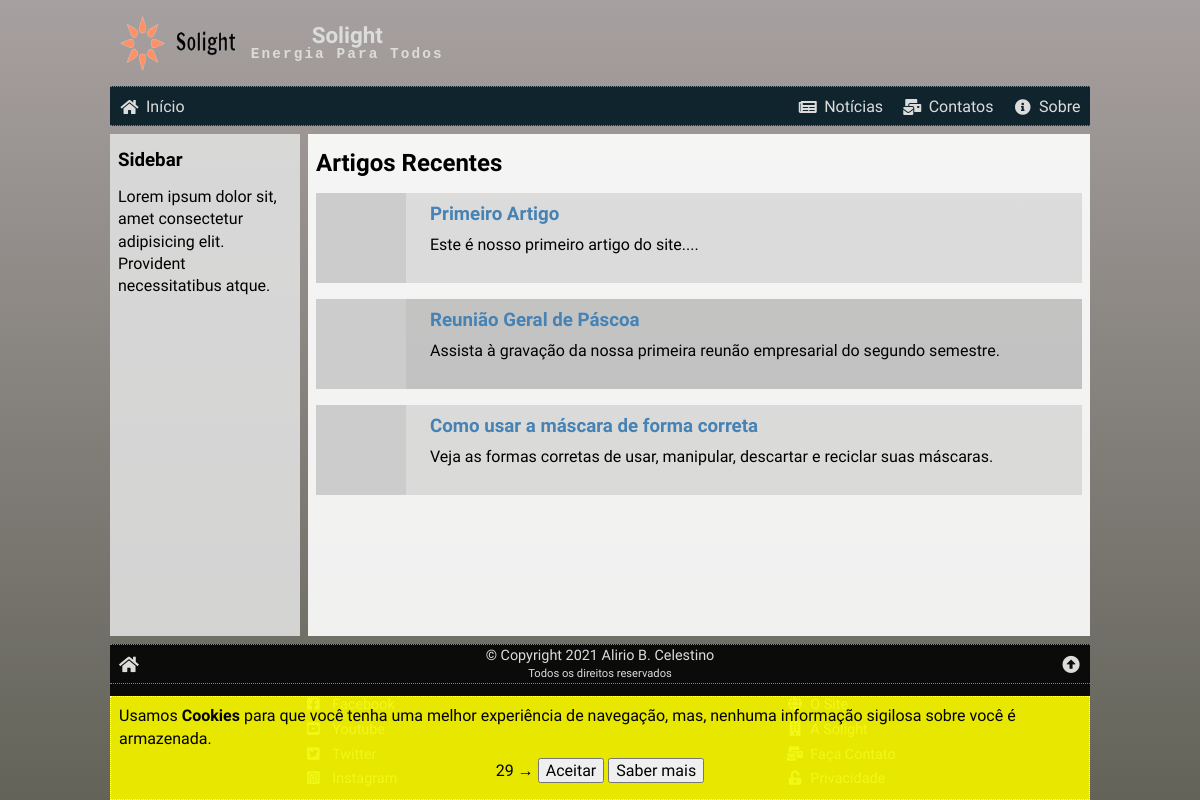
Before: / with the older database file.
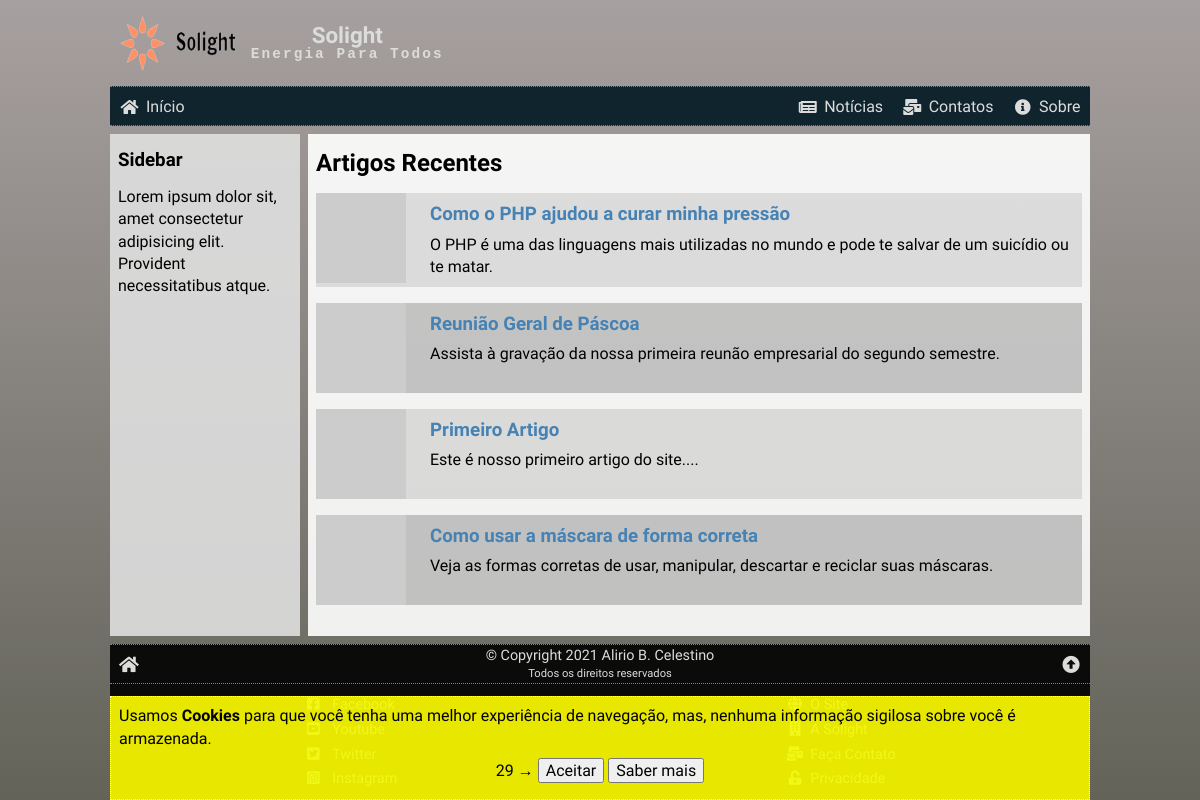
After: the same page with the newer database file.
### tables this page shows
CREATE TABLE content (
    cont_id INT NOT NULL PRIMARY KEY AUTO_INCREMENT,
    cont_date TIMESTAMP DEFAULT CURRENT_TIMESTAMP,
    cont_image VARCHAR(255) NOT NULL,
    cont_title VARCHAR(127) NOT NULL,
    cont_preview VARCHAR(255) NOT NULL,
    cont_text LONGTEXT NOT NULL,
    cont_author INT NOT NULL,
    cont_status ENUM ('ativo', 'inativo') DEFAULT 'ativo',
    FOREIGN KEY (cont_author) REFERENCES authors (aut_id)
);

### _config.php (called while the page is built, shortened)
<?php
$_C['SITENAME'] = 'Solight';
$_C['SITESLOGAN'] = 'Energia Para Todos';
$_C['TITLE'] = '';
$_C['CSS'] = '';
$_C['JS'] = '';
$_C['facebook'] = 'https://facebok.com/solight';
$_C['youtube'] = 'https://youtube.com/solight';
$_C['twitter'] = 'https://twitter.com/solight';
$_C['instagram'] = 'https://instagram.com/solight';
$_C['copyright'] = '&copy; Copyright 2021 Alirio B. Celestino';

### index.php (the view)
<?php
require('./_config.php');
$_C['TITLE'] = '';
$_C['CSS'] = './index.css';
$_C['JS'] = '';
$contHTML = '';
$sql = "SELECT `cont_id`, `cont_date` , `cont_image`, `cont_title`, `cont_preview`
        FROM `content`
        WHERE `cont_status` = 'ativo'
        ORDER BY `cont_date` DESC";
$res = $conn->query($sql);
while ($cont = $res->fetch_assoc()) {
    $contHTML .= <<<HTML
<div class="artigo">
    <a href="/ler.php?{$cont['cont_id']}">
         <img src="{$cont['cont_image']}" alt="{$cont['cont_title']}"></a>
    <div>
        <h3><a href="/ler.php?{$cont['cont_id']}">{$cont['cont_title']}</a></h3>
        {$cont['cont_preview']}
    </div>
</div>
HTML;
}
require('./_header.php');
?>
<aside>
    <h3>Sidebar</h3>
    <p>Lorem ipsum dolor sit, amet consectetur adipisicing elit. Provident necessitatibus atque.</p>
</aside>
<article>
    <h2>Artigos Recentes</h2>
    <?php echo $contHTML ?>
</article>
<?php
require('./_footer.php');
?>

### _header.php (shortened to what this page needs)
<?php
if ($_C['CSS'] == '') {
    $page_css = '';
} else {
    $page_css = "<link rel=\"stylesheet\" href=\"./css/{$_C['CSS']}\"/>\n\t";
}
?><!DOCTYPE html>
<html lang="pt-br">
<head>
    <link rel="stylesheet" href="./css/global.css">
    <link rel="stylesheet" href="https://cdnjs.cloudflare.com/ajax/libs/font-awesome/5.15.2/css/all.min.css">
    <?php echo $page_css ?>
</head>
<body>
    <div class="wrap">
        <header>
            <a href="./" title="<?php echo $_C['SITENAME'] ?> - Página inicial"><img src="./img/logo01.png" alt="Solight - Intranet"></a>
            <h1> <?php echo $_C['SITENAME'] ?> <small> <?php echo $_C['SITESLOGAN'] ?></small></h1>
        </header>
        <nav>
            <a href="./" title="Página inicial"><i class="fas fa-fw fa-home"></i><span>Início</span></a>
            <a href="./noticias.php" title="Notícias atualizadas"><i class="fas fa-fw fa-newspaper"></i><span>Notícias</span></a>
            <a href="./contatos.php" title="Faça contato conosco"><i class="fas fa-fw fa-mail-bulk"></i><span>Contatos</span></a>
            <a href="./sobre.php" title="Sobre a Solight"><i class="fas fa-fw fa-info-circle"></i><span>Sobre</span></a>
        </nav>
        <main>

### _footer.php (shortened to what this page needs)
</main>
<footer>
    <div class="info">
        <a href="/" title="Ir para a página inicial."><i class="fas fa-fw fa-home"></i></a>
        <div>
            <?php echo $_C['copyright'] ?>
            <small>Todos os direitos reservados</small>
        </div>
        <a href="#top" title="ir para o topo desta página."><i class="fas fa-fw fa-arrow-alt-circle-up"></i></a>
    </div>
    <div class="menu">
        <div class="social">
        <?php
            $socials = array('facebook', 'youtube', 'twitter', 'instagram');
            $socialLinks = '';
            foreach($socials as $link) {
                if (isset($_C[$link])) {
                    $socialName = ucfirst($link);
                    $socialLinks .= "<a href=\"{$_C[$link]}\" target=\"_blank\" title=\"{$_C['SITENAME']} no {$socialName}.\">
                    <i class=\"fab fa-fw fa-{$link}-square\"></i>
                    <span>{$socialName}</span></a>\n";
                }
            }
            echo $socialLinks;
            ?>
        </div>
        <div class="tools">
            <a href="./sobre_site.php" title="Sobre este site."><i class="fas fa-fw fa-globe"></i><span>O Site</span></a>
            <a href="./sobre.php" title="Sobre o Empereza."><i class="fas fa-fw fa-building"></i><span>A
                    Solight</span></a>
            <a href="./contatos.php" title="Faça contato com a Empereza."><i class="fas fa-fw fa-mail-bulk"></i><span>Faça
                    Contato</span></a>
            <a href="./privacidade.php" title="Sobre sua privacidade."><i class="fas fa-fw fa-unlock-alt"></i><span>Privacidade</span></a>
        </div>
    </div>
</footer>
</div>
<div id="cookie-wrap">
<div id="cookie-msg">
    <div id="cookie-text">
        Usamos <strong>Cookies</strong> para que você tenha uma melhor experiência de navegação, mas,
        nenhuma informação sigilosa sobre você é armazenada.
    </div>
    <div id="cookie-buttons">
        <span id="countDown"></span>
        &rarr;
        <button id="cookie-acceps">Aceitar</button>
        <button id="cookie-more">Saber mais</button>
    </div>
</div>
</div>
</body>
</html>

### css/global.css (style rules this page uses)
* { box-sizing: border-box; outline: none; }
html, body { font-family: 'Grandstander', cursive; font-size: 16px; position: relative; width: 100%; height: 100%; padding: 0; margin: 0; line-height: 1.4; }
header, nav, main, article, aside, footer { display: block; }
h1, h2, h3, h4, h5, p { margin: .8rem 0; }
a { color: steelblue; text-decoration: none; transition: .2s; }
button, input, textarea { font-family: inherit; font-size: inherit; }
body { background-image: linear-gradient(rgb(167, 160, 160), rgb(99, 99, 89)); background-attachment: fixed; background-size: cover; background-position-x: left; }
.wrap { position: relative; width: 100%; height: 100%; min-width: 280px; max-width: 980px; margin: auto; display: flex; flex-direction: column; }
header { display: flex; align-items: center; color: rgb(220, 220, 220); padding: .8rem .5rem; }
header img { display: block; width: 120px; height: 60px; margin-right: .8rem; }
header h1 { margin: 0; text-align: center; font-size: 1.4rem; line-height: 1; }
header small { display: block; font-size: .9rem; letter-spacing: .13rem; font-family: monospace; }
nav { background: rgba(0, 24, 34, .9); display: flex; justify-content: flex-end; align-items: center; border-top: 1px dotted rgb(128, 128, 128); border-bottom: 1px dotted rgb(128, 128, 128); }
nav a { color: rgb(220, 220, 220); padding: .9rem .6rem .3rem .6rem; display: flex; flex-direction: column; align-items: center; justify-content: center; }
nav a:first-child { margin-right: auto; }
nav i { font-size: 1.3rem; }
@media (min-width: 450px) { nav a { flex-direction: row; padding: .6rem .6rem .4rem .6rem; } }
@media (min-width: 450px) { nav i { font-size: 1rem; margin-right: .4rem; } }
footer { background: rgba(0, 0, 0, .9); color: rgb(220, 220, 220); margin-top: .5rem; border-top: 1px dotted rgb(128, 128, 128); }
footer .info { display: flex; justify-content: space-between; align-items: center; }
footer .info a { padding: .5rem .5rem .35rem .5rem; color: rgb(220, 220, 220); font-size: 1.1rem; }
footer .info div { font-size: .9rem; text-align: center; }
footer .info div small { display: block; font-size: .7rem; }
footer .menu { display: flex; align-items: flex-start; justify-content: space-around; font-size: .9rem; padding: .5rem 0; border-top: 1px dotted grey; }
footer .menu div { display: flex; flex-direction: column; }
footer .menu a { padding: .15rem 0; color: rgb(118, 176, 223); }
main { display: flex; flex-direction: column; flex: 2; }
article { background: rgba(255, 255, 255, .9); overflow: auto; margin-top: .5rem; padding: 0 .5rem; flex: 4; }
aside { background: rgba(223, 223, 223, .9); overflow: auto; margin-top: .5rem; padding: 0 .5rem; }
@media (min-width: 575px) { main { flex-direction: row; } }
@media (min-width: 575px) { article { margin-left: .25rem; } }
@media (min-width: 575px) { aside { min-width: 190px; max-width: 190px; margin-right: .25rem; } }
#cookie-wrap { display: none; position: fixed; bottom: 0; left: 0; width: 100%; }
#cookie-msg { position: relative; width: 100%; height: 100%; min-width: 280px; max-width: 980px; margin: auto; display: flex; flex-direction: column; background: rgba(255, 255, 0, 0.9); display: flex; flex-direction: column; align-items: center; justify-content: space-between; padding: .5rem; border: 1px dotted white; }
#cookie-buttons { padding: .5rem; }

### css/index.css (style rules this page uses)
.artigo { overflow: auto; margin-bottom: 1rem; display: flex; }
.artigo:nth-child(even) { background: rgba(0,0,0, .1); }
.artigo:nth-child(odd) { background: rgba(0,0,0, .2); }
.artigo img { display: block; width: 90px; height: 90px; margin-right: 1rem; }
.artigo h3 { margin: 0 0 .4rem 0; }
.artigo div { padding: .5rem; }

Changed rows visible on the page:
added content: cont_title "Como o PHP ajudou a curar minha pressão", cont_preview "O PHP é uma das linguagens mais utilizadas no mundo e pode te salvar de um suicídio ou te matar."
changed content "Reunião Geral de Páscoa": moves up the list
